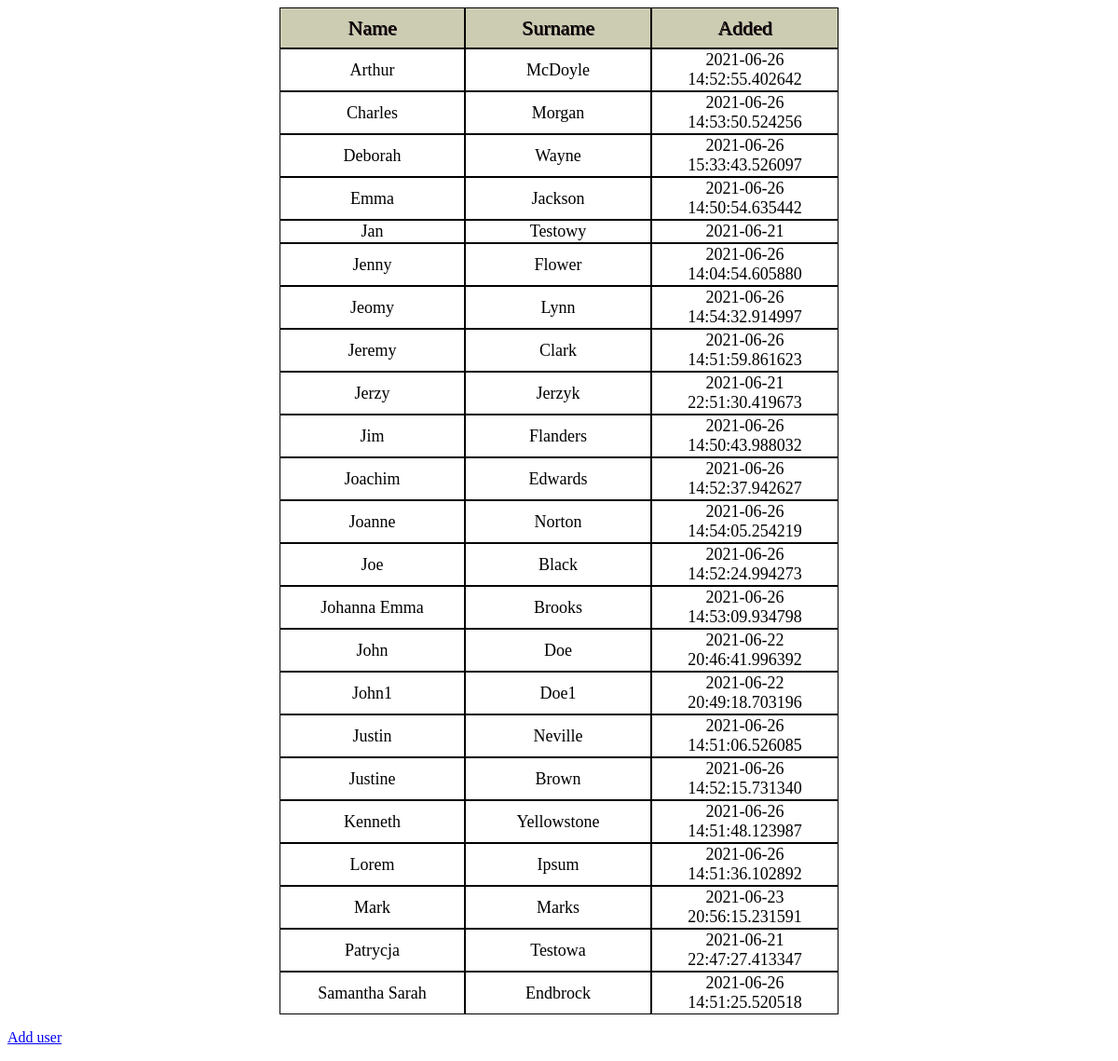
/users, run on an earlier commit of the app's database.
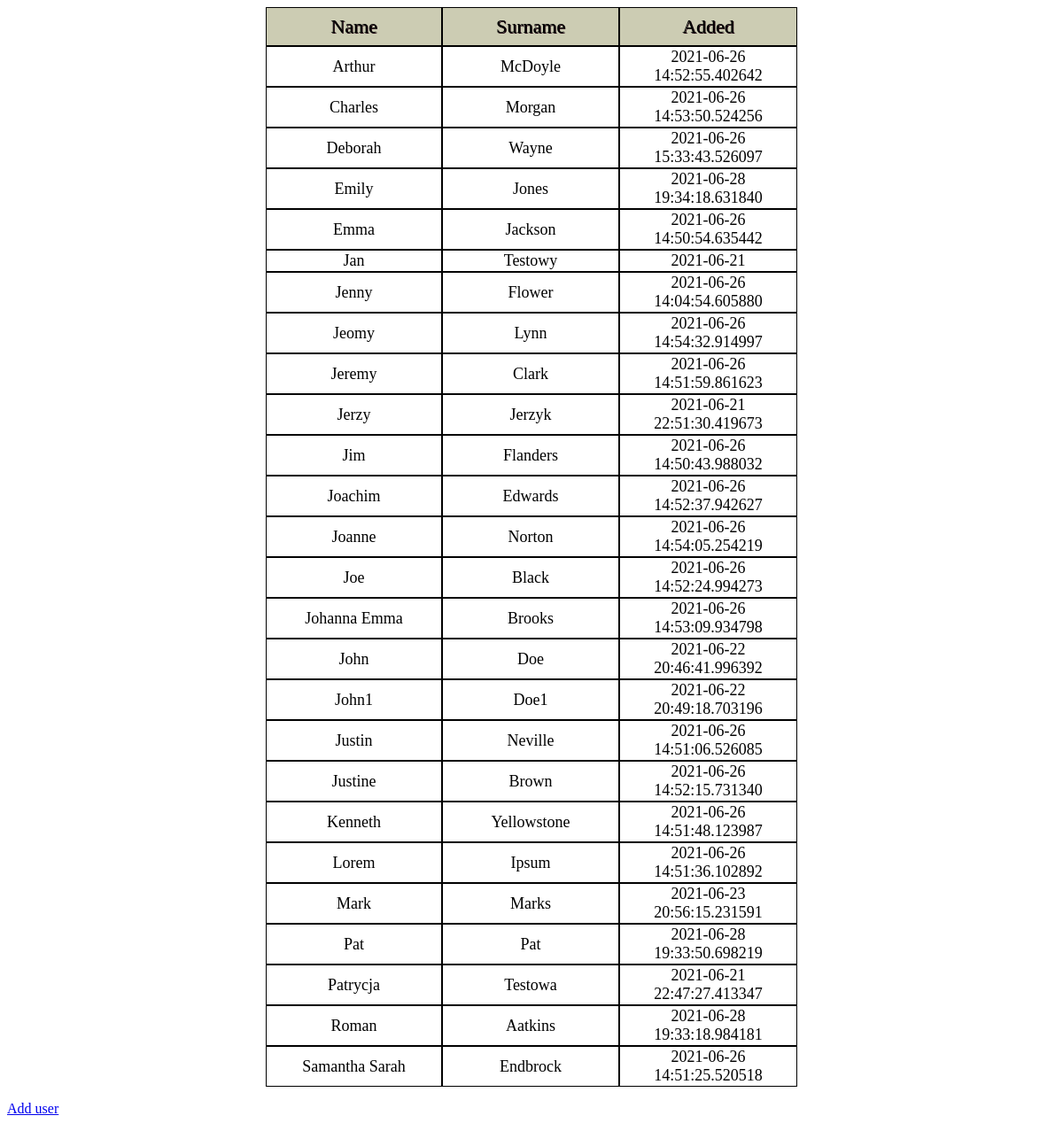
And on a later commit of the database.
### tables this page shows
CREATE TABLE users (
  id INTEGER PRIMARY KEY AUTOINCREMENT,
  name TEXT UNIQUE NOT NULL,
  surname TEXT UNIQUE NOT NULL,
  data_dodania datetime NOT NULL
);

### main.py (the view, shortened to what this page needs)
@app.route('/users', methods=['GET', 'POST'])
def users():
    error=None
    db = get_db()
    kursor = db.execute('SELECT * FROM users ORDER BY name ASC;')
    users = kursor.fetchall()  #fetchall zwraca dane w formie listy
    return render_template('user.html', users=users, error=error)

### main.py (called while the page is built)
def get_db():
    if not g.get('db'):  # jezeli brak połączenia to je tworzymy
        conn = sqlite3.connect(app.config['DATABASE'])
        conn.row_factory = sqlite3.Row
        g.db = conn  # zapisujemy połączenie w kontekście aplikacji
    return g.db  # zwracamy połączenie z bazą

### templates/user.html (shortened to what this page needs)
<!DOCTYPE html>
<html lang="en">
<head>
    <link rel="stylesheet" href="static/style.css">
</head>
<body>
    <table class="user-table">
    <tr>
        <td class="first-row">Name</td>
        <td class="first-row">Surname</td>
        <td class="first-row">Added</td>
    </tr>
        {% for user in users %}
            <tr>
                 <td> {{user.name}}</td>
                <td>  {{user.surname}}</td>
                <td>{{user.data_dodania}}</td>
            </tr>
            {% endfor %}
        </table>
    <p><a href="{{url_for('index')}}">Add user</a></p>
</body>
</html>

### static/style.css (style rules this page uses)
td { border: 1px solid black; width: 200px; height: 20px; font-size: 18px; text-align: center; }
.user-table { width: 600px; display: block; margin-left: auto; margin-right: auto; border-spacing: 0px; }
.first-row { height: 40px; font: 22px solid black; text-shadow: 1px 1px #1a000d; background-color: #ccccb3; }

What changed in the data, as far as the page shows it:
added users: name "Emily", surname "Jones", data_dodania "2021-06-28 19:34:18.631840"
added users: name "Pat", surname "Pat", data_dodania "2021-06-28 19:33:50.698219"
added users: name "Roman", surname "Aatkins", data_dodania "2021-06-28 19:33:18.984181"
